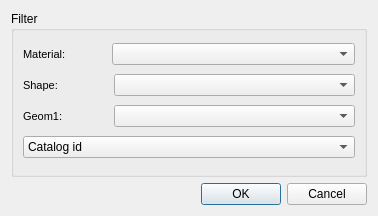
<?xml version="1.0" encoding="UTF-8"?>
<ui version="4.0">
 <class>ud_catalog</class>
 <widget class="QDialog" name="ud_catalog">
  <property name="geometry">
   <rect>
    <x>0</x>
    <y>0</y>
    <width>378</width>
    <height>216</height>
   </rect>
  </property>
  <property name="windowTitle">
   <string>Catalog</string>
  </property>
  <layout class="QGridLayout" name="gridLayout">
   <item row="2" column="0">
    <layout class="QHBoxLayout" name="horizontalLayout_5">
     <item>
      <spacer name="horizontalSpacer_4">
       <property name="orientation">
        <enum>Qt::Horizontal</enum>
       </property>
       <property name="sizeHint" stdset="0">
        <size>
         <width>40</width>
         <height>20</height>
        </size>
       </property>
      </spacer>
     </item>
     <item>
      <widget class="QPushButton" name="btn_ok">
       <property name="text">
        <string>OK</string>
       </property>
      </widget>
     </item>
     <item>
      <widget class="QPushButton" name="btn_cancel">
       <property name="text">
        <string>Cancel</string>
       </property>
      </widget>
     </item>
    </layout>
   </item>
   <item row="0" column="0">
    <widget class="QGroupBox" name="groupBox">
     <property name="title">
      <string>Filter</string>
     </property>
     <layout class="QVBoxLayout" name="verticalLayout">
      <item>
       <layout class="QHBoxLayout" name="horizontalLayout">
        <item>
         <widget class="QLabel" name="label_matcat_id">
          <property name="font">
           <font>
            <pointsize>8</pointsize>
           </font>
          </property>
          <property name="frameShape">
           <enum>QFrame::NoFrame</enum>
          </property>
          <property name="frameShadow">
           <enum>QFrame::Plain</enum>
          </property>
          <property name="text">
           <string>Material:</string>
          </property>
          <property name="margin">
           <number>3</number>
          </property>
         </widget>
        </item>
        <item>
         <spacer name="horizontalSpacer">
          <property name="orientation">
           <enum>Qt::Horizontal</enum>
          </property>
          <property name="sizeType">
           <enum>QSizePolicy::Fixed</enum>
          </property>
          <property name="sizeHint" stdset="0">
           <size>
            <width>40</width>
            <height>20</height>
           </size>
          </property>
         </spacer>
        </item>
        <item>
         <widget class="QComboBox" name="matcat_id">
          <property name="sizePolicy">
           <sizepolicy hsizetype="Expanding" vsizetype="Fixed">
            <horstretch>0</horstretch>
            <verstretch>0</verstretch>
           </sizepolicy>
          </property>
         </widget>
        </item>
       </layout>
      </item>
      <item>
       <layout class="QHBoxLayout" name="horizontalLayout_2">
        <item>
         <widget class="QLabel" name="label_shape">
          <property name="font">
           <font>
            <pointsize>8</pointsize>
           </font>
          </property>
          <property name="frameShape">
           <enum>QFrame::NoFrame</enum>
          </property>
          <property name="frameShadow">
           <enum>QFrame::Plain</enum>
          </property>
          <property name="text">
           <string>Shape:</string>
          </property>
          <property name="margin">
           <number>3</number>
          </property>
         </widget>
        </item>
        <item>
         <spacer name="horizontalSpacer_2">
          <property name="orientation">
           <enum>Qt::Horizontal</enum>
          </property>
          <property name="sizeType">
           <enum>QSizePolicy::Fixed</enum>
          </property>
          <property name="sizeHint" stdset="0">
           <size>
            <width>50</width>
            <height>20</height>
           </size>
          </property>
         </spacer>
        </item>
        <item>
         <widget class="QComboBox" name="filter2">
          <property name="sizePolicy">
           <sizepolicy hsizetype="Expanding" vsizetype="Fixed">
            <horstretch>0</horstretch>
            <verstretch>0</verstretch>
           </sizepolicy>
          </property>
         </widget>
        </item>
       </layout>
      </item>
      <item>
       <layout class="QHBoxLayout" name="horizontalLayout_3">
        <item>
         <widget class="QLabel" name="label_geom1">
          <property name="font">
           <font>
            <pointsize>8</pointsize>
           </font>
          </property>
          <property name="frameShape">
           <enum>QFrame::NoFrame</enum>
          </property>
          <property name="frameShadow">
           <enum>QFrame::Plain</enum>
          </property>
          <property name="text">
           <string>Geom1:</string>
          </property>
          <property name="margin">
           <number>3</number>
          </property>
         </widget>
        </item>
        <item>
         <spacer name="horizontalSpacer_3">
          <property name="orientation">
           <enum>Qt::Horizontal</enum>
          </property>
          <property name="sizeType">
           <enum>QSizePolicy::Fixed</enum>
          </property>
          <property name="sizeHint" stdset="0">
           <size>
            <width>45</width>
            <height>20</height>
           </size>
          </property>
         </spacer>
        </item>
        <item>
         <widget class="QComboBox" name="filter3">
          <property name="sizePolicy">
           <sizepolicy hsizetype="Expanding" vsizetype="Fixed">
            <horstretch>0</horstretch>
            <verstretch>0</verstretch>
           </sizepolicy>
          </property>
         </widget>
        </item>
       </layout>
      </item>
      <item>
       <layout class="QGridLayout" name="gridLayout_3">
        <item row="1" column="0">
         <widget class="QComboBox" name="id">
          <property name="sizePolicy">
           <sizepolicy hsizetype="Expanding" vsizetype="Fixed">
            <horstretch>0</horstretch>
            <verstretch>0</verstretch>
           </sizepolicy>
          </property>
          <item>
           <property name="text">
            <string>Catalog id</string>
           </property>
          </item>
         </widget>
        </item>
       </layout>
      </item>
     </layout>
    </widget>
   </item>
  </layout>
 </widget>
 <resources/>
 <connections/>
</ui>
